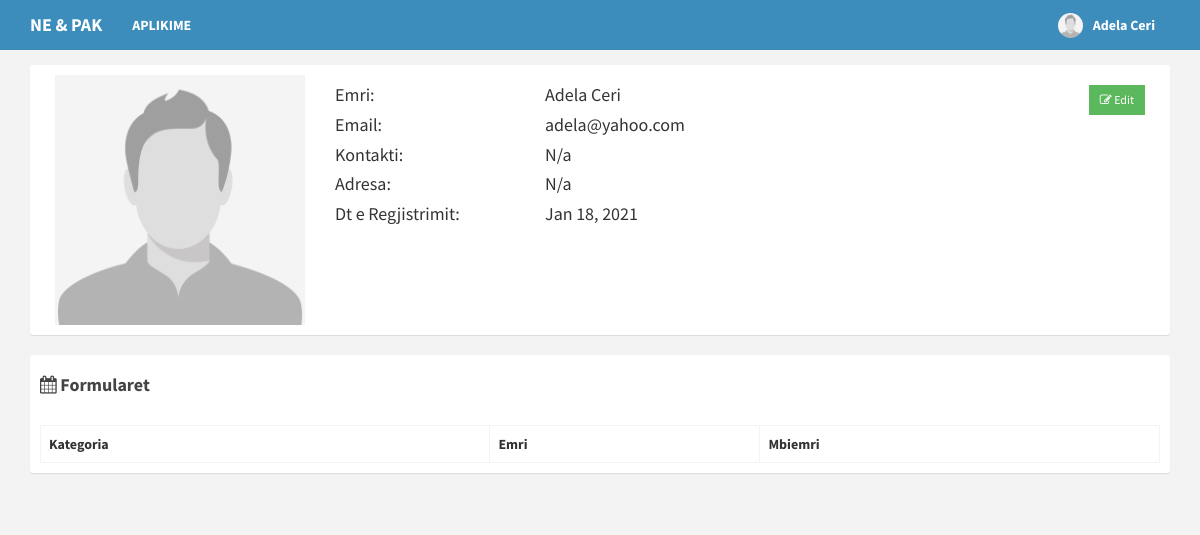
The app's page /profile.php (signed in) with its own data.
### tables this page shows
CREATE TABLE `users` (
  `id` int(11) NOT NULL,
  `email` varchar(200) NOT NULL,
  `password` varchar(60) NOT NULL,
  `type` int(1) NOT NULL,
  `firstname` varchar(50) NOT NULL,
  `lastname` varchar(50) NOT NULL,
  `address` text NOT NULL,
  `contact_info` varchar(100) NOT NULL,
  `photo` varchar(200) NOT NULL,
  `status` int(1) NOT NULL,
  `activate_code` varchar(15) NOT NULL,
  `reset_code` varchar(15) NOT NULL,
  `created_on` date NOT NULL
);

### includes/session.php (called while the page is built, shortened)
<?php
	include 'includes/conn.php';
	if(isset($_SESSION['user'])){
		$conn = $pdo->open();
		try{
			$stmt = $conn->prepare("SELECT * FROM users WHERE id=:id");
			$stmt->execute(['id'=>$_SESSION['user']]);
			$user = $stmt->fetch();
		}
		catch(PDOException $e){
			echo "There is some problem in connection: " . $e->getMessage();
		}
	}
?>

### profile.php (the view, shortened to what this page needs)
<?php include 'includes/session.php'; ?>
<?php include 'includes/header.php'; ?>
<body class="hold-transition skin-blue layout-top-nav">
<div class="wrapper">
	<?php include 'includes/navbar.php'; ?>
	  <div class="content-wrapper">
	    <div class="container">
	      <section class="content">
	        <div class="row">
	        		<div class="box box-solid">
	        			<div class="box-body">
	        				<div class="col-sm-3">
	        					<img src="<?php echo (!empty($user['photo'])) ? 'images/'.$user['photo'] : 'images/profile.jpg'; ?>" width="100%">
	        				</div>
	        				<div class="col-sm-9">
	        					<div class="row">
	        						<div class="col-sm-3">
	        							<h4>Emri:</h4>
	        							<h4>Email:</h4>
	        							<h4>Kontakti:</h4>
	        							<h4>Adresa:</h4>
	        							<h4>Dt e Regjistrimit:</h4>
	        						</div>
	        						<div class="col-sm-9">
	        							<h4><?php echo $user['firstname'].' '.$user['lastname']; ?>
	        								<span class="pull-right">
	        									<a href="#edit" class="btn btn-success btn-flat btn-sm" data-toggle="modal"><i class="fa fa-edit"></i> Edit</a>
	        								</span>
	        							</h4>
	        							<h4><?php echo $user['email']; ?></h4>
	        							<h4><?php echo (!empty($user['contact_info'])) ? $user['contact_info'] : 'N/a'; ?></h4>
	        							<h4><?php echo (!empty($user['address'])) ? $user['address'] : 'N/a'; ?></h4>
	        							<h4><?php echo date('M d, Y', strtotime($user['created_on'])); ?></h4>
	        						</div>
	        					</div>
	        				</div>
	        			</div>
	        		</div>
							<div class="box box-solid">
	        			<div class="box-header with-border">
	        				<h4 class="box-title"><i class="fa fa-calendar"></i> <b>Formularet</b></h4>
	        			</div>
	        			<div class="box-body">
									<table class="table table-bordered">
			        			<thead>
											<th>Kategoria</th>
											<th>Emri</th>
											<th>Mbiemri</th>
			        			</thead>
	                  </table>
	        			</div>
	        		</div>
	        </div>
	      </section>
	    </div>
	  </div>
</div>
</body>
</html>

### includes/navbar.php (shortened to what this page needs)
<header class="main-header">
  <nav class="navbar navbar-static-top">
    <div class="container">
      <div class="navbar-header">
        <a href="index.php" class="navbar-brand"><b>NE & PAK</a>
      </div>
      <div class="collapse navbar-collapse pull-left" id="navbar-collapse">
        <ul class="nav navbar-nav">
          <?php if (!isset($_SESSION['user'])) {
          	echo '<li><a href="index.php">HOME</a></li>
            <li><a href="#about">RETH NESH</a></li>
            <li><a href="#services">SHERBIMET</a></li>
            <li><a href="#contact">NA KONTAKTONI</a></li>';}
            else {
              echo '<li><a href="home.php">APLIKIME</a></li>';
            }
          ?>
        </ul>
      </div>
      <div class="navbar-custom-menu">
        <ul class="nav navbar-nav">
          <?php
            if(isset($_SESSION['user'])){
              $image = (!empty($user['photo'])) ? 'images/'.$user['photo'] : 'images/profile.jpg';
              echo '
                <li class="dropdown user user-menu">
                  <a href="#" class="dropdown-toggle" data-toggle="dropdown">
                    <img src="'.$image.'" class="user-image" alt="User Image">
                    <span class="hidden-xs">'.$user['firstname'].' '.$user['lastname'].'</span>
                  </a>
                  <ul class="dropdown-menu">
                    <li class="user-footer">
                      <div class="pull-left">
                        <a href="profile.php" class="btn btn-default btn-flat">Profili</a>
                      </div>
                      <div class="pull-right">
                        <a href="logout.php" class="btn btn-default btn-flat">Dil</a>
                      </div>
                    </li>
                  </ul>
                </li>
              ';
            }
            else{
              echo "
                <li><a href='login.php'>Hyr</a></li>
                <li><a href='signup.php'>Regjistrohu</a></li>
              ";
            }
          ?>
        </ul>
      </div>
    </div>
  </nav>
</header>

### css/style.css (style rules this page uses)
.skin-blue .main-header .navbar { background-color: #00a1ff; }
.skin-blue .wrapper, .skin-blue .left-side { background-color: #3c8dbc; }
.main-header { background-color: #3c8dbc; }
.skin-blue .main-header .navbar .nav > li > a { color: #ffffff; }
html, body { height: 100%; }
body { font-family: 'Source Sans Pro', 'Helvetica Neue', Helvetica, Arial, sans-serif; font-weight: 400; overflow-x: hidden; overflow-y: auto; }
.wrapper { height: 100%; position: relative; overflow-x: hidden; overflow-y: auto; }
.wrapper:before, .wrapper:after { content: " "; display: table; }
.wrapper:after { clear: both; }
.main-header { position: relative; max-height: 100px; z-index: 1030; }
.hold-transition .content-wrapper, .hold-transition .right-side, .hold-transition .main-footer, .hold-transition .main-sidebar, .hold-transition .left-side, .hold-transition .main-header .navbar, .hold-transition .main-header .logo, .hold-transition .menu-open .fa-angle-left { -webkit-transition: none; -o-transition: none; transition: none; }
a { color: #337ab7; }
.main-header .navbar { -webkit-transition: margin-left 0.3s ease-in-out; -o-transition: margin-left 0.3s ease-in-out; transition: margin-left 0.3s ease-in-out; margin-bottom: 0; margin-left: 230px; border: none; min-height: 50px; border-radius: 0; }
.main-header .navbar-custom-menu, .main-header .navbar-right { float: right; }
.navbar-custom-menu > .navbar-nav > li { position: relative; }
.btn.btn-flat { border-radius: 0; -webkit-box-shadow: none; -moz-box-shadow: none; box-shadow: none; border-width: 1px; }
.btn { border-radius: 3px; -webkit-box-shadow: none; box-shadow: none; border: 1px solid transparent; }
.content-wrapper { min-height: 100%; background-color: #f3f3f3; z-index: 800; }
.content-wrapper, .main-footer { -webkit-transition: -webkit-transform 0.3s ease-in-out, margin 0.3s ease-in-out; -moz-transition: -moz-transform 0.3s ease-in-out, margin 0.3s ease-in-out; -o-transition: -o-transform 0.3s ease-in-out, margin 0.3s ease-in-out; transition: transform 0.3s ease-in-out, margin 0.3s ease-in-out; margin-left: 230px; z-index: 820; }
h1, h2, h3, h4, h5, h6, .h1, .h2, .h3, .h4, .h5, .h6 { font-family: 'Source Sans Pro', sans-serif; }
.content { min-height: 250px; padding: 15px; margin-right: auto; margin-left: auto; padding-left: 15px; padding-right: 15px; }
.box { position: relative; border-radius: 3px; background: #ffffff; border-top: 3px solid #d2d6de; margin-bottom: 20px; width: 100%; box-shadow: 0 1px 1px rgba(0, 0, 0, 0.1); }
.box-body { border-top-left-radius: 0; border-top-right-radius: 0; border-bottom-right-radius: 3px; border-bottom-left-radius: 3px; padding: 10px; }
.box-header:before, .box-body:before, .box-footer:before, .box-header:after, .box-body:after, .box-footer:after { content: " "; display: table; }
.box-body > .table { margin-bottom: 0; }
.table-bordered { border: 1px solid #f4f4f4; }
.table-bordered > thead > tr > th, .table-bordered > thead > tr > td { border-bottom-width: 2px; }
.table-bordered > thead > tr > th, .table-bordered > tbody > tr > th, .table-bordered > tfoot > tr > th, .table-bordered > thead > tr > td, .table-bordered > tbody > tr > td, .table-bordered > tfoot > tr > td { border: 1px solid #f4f4f4; }
.table > thead > tr > th, .table > tbody > tr > th, .table > tfoot > tr > th, .table > thead > tr > td, .table > tbody > tr > td, .table > tfoot > tr > td { border-top: 1px solid #f4f4f4; }
.box-header { color: #444; display: block; padding: 10px; position: relative; }
.skin-blue .main-header .navbar { background-color: #3c8dbc; }
.layout-top-nav .main-header .navbar { margin-left: 0; }
.main-header .navbar-brand { color: #fff; }
.navbar-nav > .user-menu .user-image { float: left; width: 25px; height: 25px; border-radius: 50%; margin-right: 10px; margin-top: -2px; }
.layout-top-nav .content-wrapper, .layout-top-nav .main-footer { margin-left: 0; }
.box.box-solid { border-top: 0; }
.box-header:after, .box-body:after, .box-footer:after { clear: both; }

### records on screen
users: firstname "Adela", lastname "Ceri", email "adela@yahoo.com", created_on "Jan 18, 2021"
